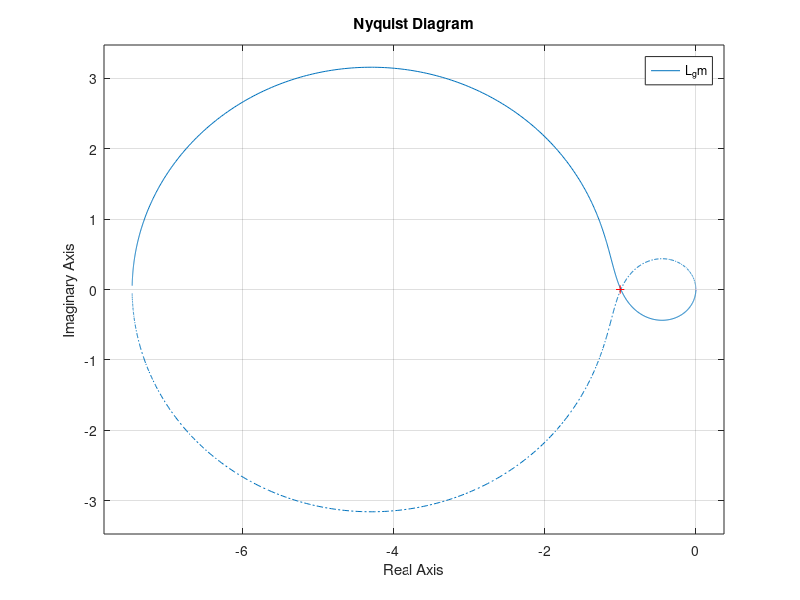

Write the MATLAB code that produced this figure. (Note: this script raises an error after producing the figure.)
%% === LQR === 
% This matlab code is a summary of the research conducted to tune the LQR

%% Model parameters LQR 1
K = 0.597;
I = 0.012;
b_p=0.0114;
I_w = 3e-3;
I_r = (I+I_w)/(I*I_w);
G = 7475;
T = 7.611;
b_w=1/(T*I_r);
K_m=G*b_w;

%% Model parameters LQR 2
K = 0.597;
I = 0.011;
b_p=0.0314;
I_w = 3e-3;
I_r = (I+I_w)/(I*I_w);
G = 7475;
T = 6.8;
b_w=1/(T*I_r);
K_m=G*b_w;

%% State space
A = [0, 1, 0;K/I, -b_p/I, b_w/I;-K/I, b_p/I, -b_w*I_r];
B = [0;-K_m/I;I_r*K_m];
C = [1 0 0;0 1 0;0 0 1];
D = [0;0;0;0]; 

%% Matrices Q and R
Q = [100 0 0;
     0 5.9e-4*100 0;
     0 0 50];

R = 1e7;
[K_lqr, ~, p] = lqr(A, B, Q, R);

%% Nyquist plot 
L = ss(A, B, K_lqr, 0);
nyquist(L);

%% Nyquist plot for GM
gamma=0.42;
L_gm = ss(A, B, gamma*K_lqr, 0);
nyquist(L_gm)

%% Nyquist for PM
phi = 61.1;  
L_pm = L * exp(-1j * deg2rad(phi)); 
nyquist(L_pm);

%% Algorithm 1 
for gamma = 1:-0.05:0.1
    L_scaled = gamma * L;
    CL = feedback(L_scaled, 1);  
    stable = all(real(pole(CL)) < 0);
    fprintf("Gain: %.2f → Stable: %d\n", gamma, stable);
end

%% Details for search of Q and R

Q = eye(4);
R_values = logspace(6, 10, 50); 

mean_ratio_theta_p = zeros(size(R_values));
mean_ratio_theta_w = zeros(size(R_values));

max_command = 2.33; 

% Loop over different R values
for i = 1:length(R_values)
    R = R_values(i); 
    
    [K_lqr, ~, ~] = lqr(A, B, Q, R);
    
    A_cl = A - B * K_lqr;
    
  
    x0 = [20; 0; 0; 0];
    t = linspace(0, 10, 1000); 
    
    ode_fun = @(t, x) A_cl * x + min(max(B * K_lqr * x, -max_command), max_command);  % Hard clipping


    [~, x] = ode45(ode_fun, t, x0);
    

    theta_p = x(:,1);
    dot_theta_p = x(:,2);
    theta_w = x(:,3);
    dot_theta_w = x(:,4);
    
    valid_p = dot_theta_p ~= 0;
    valid_w = dot_theta_w ~= 0;
    
    mean_ratio_theta_p(i) = mean(theta_p(valid_p) ./ dot_theta_p(valid_p), 'omitnan');
    mean_ratio_theta_w(i) = mean(theta_w(valid_w) ./ dot_theta_w(valid_w), 'omitnan');
end

% Compute the overall average of the mean 
overall_mean_theta_p = mean(mean_ratio_theta_p, 'omitnan');
overall_mean_theta_w = mean(mean_ratio_theta_w, 'omitnan');

fprintf('Overall mean of \\theta_p / \\dot{\\theta_p}: %.4f\n', overall_mean_theta_p);
fprintf('Overall mean of \\theta_w / \\dot{\\theta_w}: %.4f\n', overall_mean_theta_w);

